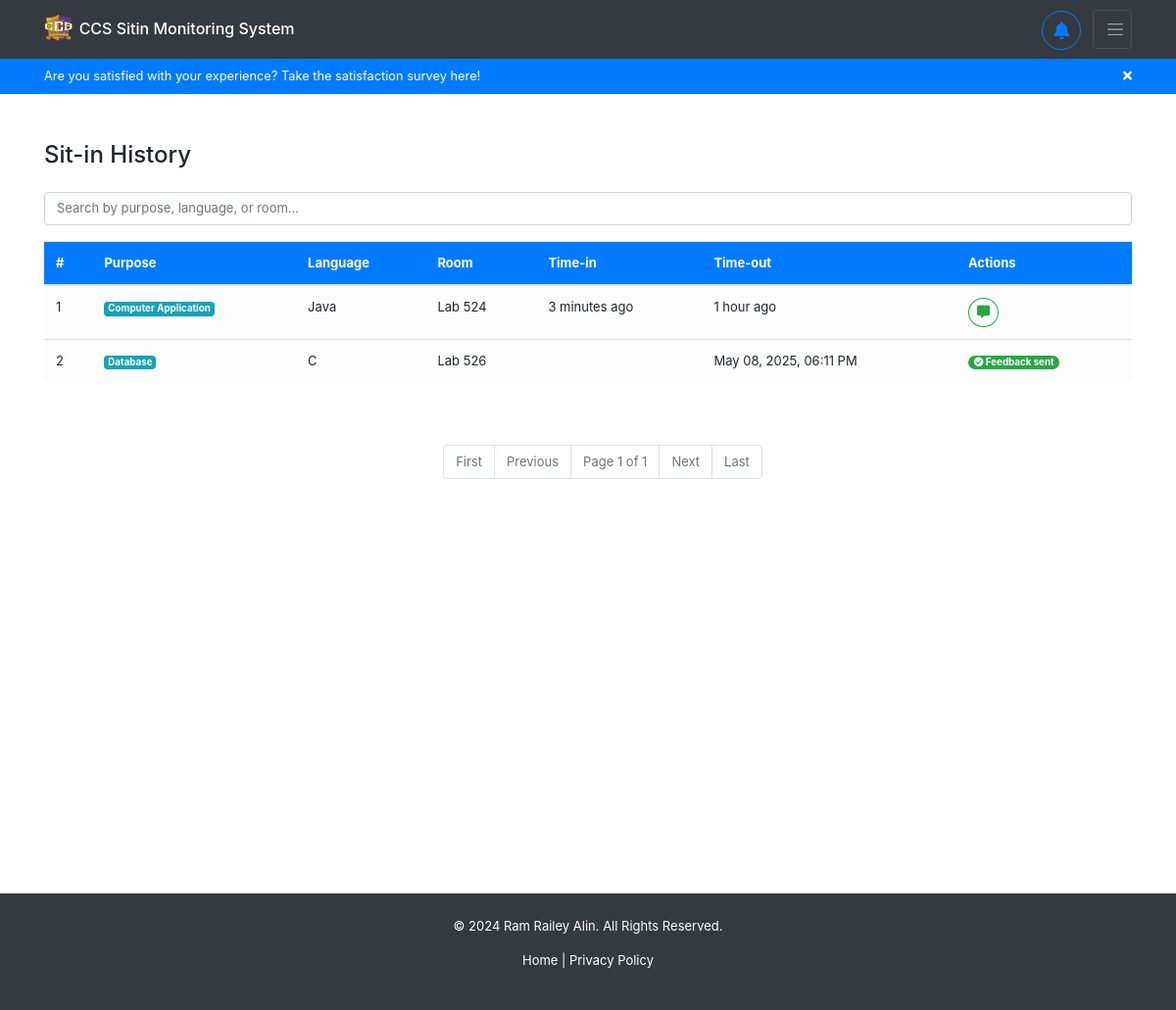
The page /sitins/sitin_history/ (signed in) on the database its author committed.
### sitins/models.py (models this page shows, shortened)
class Sitin(models.Model):
    purpose = models.CharField(max_length=255, choices=SITIN_PURPOSE_CHOICES, blank=True, null=True)
    programming_language = models.CharField(max_length=255, choices=PROGRAMMING_LANGUAGE_CHOICES, blank=True, null=True)
    lab_room = models.CharField(max_length=50, choices=LAB_ROOM_CHOICES, blank=True, null=True)
    sitin_details = models.TextField(blank=True, null=True)
    status = models.CharField(max_length=50, choices=SITIN_STATUS_CHOICES, default="none") # none, approved, denied
    request_date = models.DateTimeField(null=True, blank=True)
    sitin_date = models.DateTimeField(null=True, blank=True)
    approval_date = models.DateTimeField(null=True, blank=True)
    logout_date = models.DateTimeField(null=True, blank=True)
    feedback = models.TextField(blank=True, null=True)
    is_rewarded = models.BooleanField(blank=True, null=True, default=False)
    user = models.ForeignKey(User, on_delete=models.CASCADE)

### sitins/views.py (the view)
# urls.py: path('sitin_history/', views.sitin_history, name='sitins-sitin_history'),
@login_required
def sitin_history(request):
    if request.user.is_authenticated:
        sitin_history = Sitin.objects.filter(
            status='finished',
            user=request.user
        ).select_related(
            'user',
            'user__registration'
        ).order_by('-logout_date')
        paginator = Paginator(sitin_history, 25)
        page_number = request.GET.get('page')
        page_obj = paginator.get_page(page_number)
        return render(request, 'sitins/sitin_history.html', {'sitin_history': page_obj})
    return redirect('/')

### backend/templatetags/custom_filters.py (called while the page is built)
@register.filter
def time_ago(value):
    if not value:
        return ""
    now = timezone.localtime(timezone.now())
    value = timezone.localtime(value)
    diff = now - value
    seconds = diff.total_seconds()
    if seconds < 0:
        return value.strftime("%b %d, %Y, %I:%M %p")
    if seconds < 60:
        return f"{int(seconds)} seconds ago"
    elif seconds < 3600:
        minutes = int(seconds / 60)
        return f"{minutes} minute{'s' if minutes != 1 else ''} ago"
    elif seconds < 86400:
        hours = int(seconds / 3600)
        return f"{hours} hour{'s' if hours != 1 else ''} ago"
    else:
        return value.strftime("%b %d, %Y, %I:%M %p")

### sitins/templates/sitins/sitin_history.html (shortened to what this page needs)
{% extends 'backend/base.html' %}
{% load custom_filters %}
{% block content %}
<div class="container mt-5" id="sitin-history">
    <h4 class="mb-4">Sit-in History</h4>
    <div class="mb-3">
        <input type="text" id="searchInput" class="form-control" placeholder="Search by purpose, language, or room...">
    </div>
    <div class="table-responsive d-flex flex-column">
        <table class="table table-hover align-middle">
            <thead class="bg-primary text-white">
                <tr>
                    <th>#</th>
                    <th>Purpose</th>
                    <th>Language</th>
                    <th>Room</th>
                    <th>Time-in</th>
                    <th>Time-out</th>
                    <th>Actions</th>
                </tr>
            </thead>
            <tbody class="table-light">
                {% if sitin_history %}
                {% for sitin in sitin_history %}
                <tr>
                    <td>{{ forloop.counter }}</td>
                    <td><span class="badge bg-info text-white">{{ sitin.purpose }}</span></td>
                    <td>{{ sitin.programming_language }}</td>
                    <td>Lab {{ sitin.lab_room }}</td>
                    <td>{{ sitin.sitin_date|time_ago }}</td>
                    <td>{{ sitin.logout_date|time_ago }}</td>
                    {% if sitin.feedback %}
                    <td>
                        <span class="badge badge-pill badge-success badge-hover-outline"
                        style="cursor: not-allowed;">
                            <i class="fas fa-check-circle"></i> Feedback sent
                        </span>
                    </td>
                    {% else %}
                    <td>
                        <button class="btn btn-sm btn-outline-success rounded-circle feedback-btn"
                                title="Give feedback"
                                onclick="showFeedbackModal('{{ sitin.id }}')">
                            <i class="fas fa-comment-alt"></i>
                        </button>
                    </td>
                    {% endif %}
                </tr>
                {% endfor %}
                {% else %}
                <tr></tr>
                {% endif %}
            </tbody>
        </table>
    </div>
        <ul class="pagination pagination-ul justify-content-center mt-5">
            <li class="page-item {% if not sitin_history.has_previous %}disabled{% endif %}" {% if not sitin_history.has_previous %}style="cursor: not-allowed;"{% endif %}>
                <a class="page-link" href="?page=1">First</a>
            </li>
            <li class="page-item {% if not sitin_history.has_previous %}disabled{% endif %}" {% if not sitin_history.has_previous %}style="cursor: not-allowed;"{% endif %}>
                <a class="page-link" href="?page={% if sitin_history.has_previous %}{{ sitin_history.previous_page_number }}{% else %}#{% endif %}">Previous</a>
            </li>
            <li class="page-item disabled">
                <span class="page-link">Page {{ sitin_history.number }} of {{ sitin_history.paginator.num_pages }}</span>
            </li>
            <li class="page-item {% if not sitin_history.has_next %}disabled{% endif %}" {% if not sitin_history.has_next %}style="cursor: not-allowed;"{% endif %}>
                <a class="page-link" href="?page={% if sitin_history.has_next %}{{ sitin_history.next_page_number }}{% else %}#{% endif %}">Next</a>
            </li>
            <li class="page-item {% if not sitin_history.has_next %}disabled{% endif %}" {% if not sitin_history.has_next %}style="cursor: not-allowed;"{% endif %}>
                <a class="page-link" href="?page={{ sitin_history.paginator.num_pages }}">Last</a>
            </li>
        </ul>
</div>
{% endblock %}

### backend/static/backend/css/styles.css (style rules this page uses)
* { box-sizing: border-box; padding: 0; margin: 0; }
html { scroll-behavior: smooth; }
li { text-decoration: none; }
input { width: 100%; font-size: small; }
button { font-size: small; }
.btn { font-size: small; }
ul { font-size: small; margin-left: 30px; }
input[type="text"], input[type="email"], input[type="password"], input[type="number"], input[type="search"], input[type="tel"], input[type="url"], input[type="date"], input[type="datetime-local"], input[type="month"], input[type="week"], input[type="time"], textarea, select { font-size: small !important; }

### sitins/templates/sitins/sitin_history.html (style rules this page uses)
table { font-size: small !important; }
.badge-hover-outline { transition: all 0.3s ease; }

### rows shown on the page
Sitin: purpose "Computer Application", programming_language "Java", lab_room "524", sitin_date "3 minutes ago", logout_date "1 hour ago"
Sitin: purpose "Database", programming_language "C", lab_room "526", logout_date "May 08, 2025, 06:11 PM", feedback "Feedback sent"

### other values the page prints
{{ sitin_history.number }} "1"
{{ sitin_history.paginator.num_pages }} "1"
